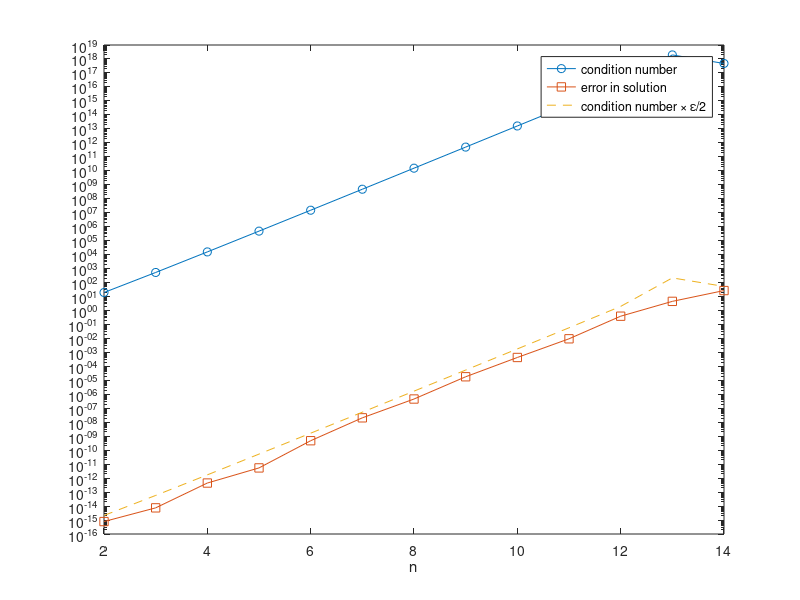

The MATLAB script that drew this image: (Note: this script raises an error after producing the figure.)
%%%%%%%%%%%%%%%%%%%%%%%%%%%%%%%%%%%%%%%%%%%%%%%%%%%%%%%%%%%%%%%%%%%%%%%%%%%%
%% Part V: Numerical methods: solutions to the code exercises
%%%%%%%%%%%%%%%%%%%%%%%%%%%%%%%%%%%%%%%%%%%%%%%%%%%%%%%%%%%%%%%%%%%%%%%%%%%%
% Worked solutions to the code exercises from Matrices in Practice, by Tom Goodale:
% https://trgoodale.github.io/matrix-book/appendices/solutions-5.html
%
% Run the script a section at a time (Run Section, or Ctrl+Enter, in
% MATLAB), from the top: later sections use variables set in earlier ones.
% Try each exercise yourself first. Change the numbers and run them again to see what happens.
%
% Code licensed under the MIT licence: https://trgoodale.github.io/matrix-book/LICENSE.md

% --------------------------------------------------------------------------
% Chapter 24: Floating point and conditioning
% --------------------------------------------------------------------------

%% Chapter 24, exercise 7
% For the Hilbert matrices with n = 2, 3, ..., 14, compute κ_2(H_n) and the
% error in solving H_nx = H_n1. Plot both on a logarithmic scale against n,
% and check the rule of thumb. Roughly how fast does κ grow with n?

ns = 2:14;
conds = zeros(size(ns));
errors = zeros(size(ns));
for k = 1:numel(ns)
    n = ns(k);
    H = hilb(n);
    xhat = H \ (H * ones(n, 1));
    conds(k) = cond(H);
    errors(k) = max(abs(xhat - 1));
end
semilogy(ns, conds, 'o-', ns, errors, 's-', ns, conds * 1.1e-16, '--')
xlabel('n'), legend('condition number', 'error in solution', 'condition number \times \epsilon/2')

% The error follows the line κvarepsilon/2 closely, as the rule of thumb
% predicts, until κ passes 10^16 and the solution has no correct digits. The
% condition number grows by a factor of about 30 each time n increases by 1,
% so roughly like 10^1.5n. (Beyond n ≈ 13, the computed condition number
% itself is no longer accurate, which is why it stops growing.)

% --------------------------------------------------------------------------
% Chapter 25: Pivoting
% --------------------------------------------------------------------------

%% Chapter 25, exercise 7
% Build Wilkinson's matrix for n = 10, 30 and 60, choose a random x, set b =
% Wx, and solve with np.linalg.solve or backslash. Compare the relative
% error with the condition number of W, and with the largest entry of U.
% What do you conclude?

for n = [10 30 60]
    W = eye(n) - tril(ones(n), -1);
    W(:, end) = 1;
    x = randn(n, 1);
    xhat = W \ (W * x);
    [L, U, P] = lu(W);
    fprintf('n = %d: cond = %.1f, largest entry of U = %.1e, relative error = %.1e\n', ...
            n, cond(W), max(abs(U(:))), norm(xhat - x, inf) / norm(x, inf));
end

% The condition number stays small (about 27 for n = 60), so the problem is
% well conditioned, yet the error grows from about 10^-14 to tens of percent
% as the largest entry of U grows like 2^n-1, to about 6 × 10^17. Partial
% pivoting is not backward stable for this matrix: the growth factor
% magnifies rounding errors exactly as large multipliers do without
% pivoting. Such matrices are extremely rare in practice, but they show that
% the guarantee is not absolute.

% --------------------------------------------------------------------------
% Chapter 26: Cost, banded and sparse systems
% --------------------------------------------------------------------------

%% Chapter 26, exercise 7
% Time the solution of the tridiagonal system in the code above for n = 500,
% 1000, 2000 and 4000, using (a) a dense matrix and np.linalg.solve or
% backslash on a full matrix, (b) the sparse solver. On a log–log plot,
% estimate the power of n that each time grows like.

ns = [500 1000 2000 4000];
tdense = zeros(size(ns)); tsparse = zeros(size(ns));
for k = 1:numel(ns)
    n = ns(k);
    e = ones(n, 1);
    A = spdiags([-e 2*e -e], -1:1, n, n);
    Ad = full(A);
    b = ones(n, 1);
    tic; x = Ad \ b; tdense(k) = toc;
    tic; x = A \ b; tsparse(k) = toc;
end
pd = polyfit(log(ns), log(tdense), 1);
ps = polyfit(log(ns), log(tsparse), 1);
fprintf('dense grows like n^%.1f, sparse like n^%.1f\n', pd(1), ps(1));

% Timings vary from run to run and between computers, especially for small,
% fast cases, but the dense times grow roughly like n^3 (often a little less
% for these sizes, because fast libraries run faster on larger matrices).
% The sparse times are so small, around a millisecond, that fixed overheads
% dominate; trying n up to 10^6 shows them growing like n. MATLAB's
% backslash notices that a full matrix is tridiagonal and uses a banded
% solver even on Ad, so its dense times may grow much more slowly; NumPy's
% solve always does dense elimination.

% --------------------------------------------------------------------------
% Chapter 27: Iterative methods
% --------------------------------------------------------------------------

%% Chapter 27, exercise 7
% Modify the code above to compare Jacobi, Gauss–Seidel, best SOR and CG for
% n = 25, 50, 100 and 200. How does the number of steps grow with n for each
% method? Plot the residual against the step number for n = 100 on a
% logarithmic scale.

% The book gives this solution in Python. Here is a MATLAB version.

for n = [25 50 100 200]
    steps = count_steps(n);
    fprintf('n = %3d: Jacobi %6d, Gauss-Seidel %6d, SOR %4d, CG %3d\n', n, steps);
end

% Each doubling of n roughly multiplies the Jacobi and Gauss–Seidel counts
% by 4, so they grow like n^2, because 1 - ρ(T_J) = 1 - cos(π/(n+1)) ≈
% π^2/(2(n + 1)^2). (For n = 200, Jacobi would need about 110 000 steps and
% Gauss–Seidel half as many, so the code skips them.) Best SOR and CG grow
% like n: SOR needs about 3n steps here, and CG exactly n/2. That is because
% b is symmetric about the middle of the rod, so it is a combination of only
% half of the eigenvectors of A, and in exact arithmetic CG needs at most
% one step for each eigenvector involved. The MATLAB version follows the
% chapter's code in the same way, with pcg for CG. Plotting the residual
% against the step number on a log scale shows straight lines for the
% stationary methods, whose slopes are log_10ρ, and a curve that drops away
% steeply for CG.

% --------------------------------------------------------------------------
% Chapter 28: Newton's method for nonlinear systems
% --------------------------------------------------------------------------

%% Chapter 28, exercise 7
% Write a Newton solver that approximates the Jacobian by finite
% differences, and use it to find all the intersections of x^2 + 4y^2 = 4
% and y = sin(2x). Try several starting points, and compare the number of
% steps needed with the exact-Jacobian version.

f = @(v) [v(1)^2 + 4*v(2)^2 - 4; v(2) - sin(2*v(1))];
starts = [-2 0.5; -1 -1; -0.5 -1; 0.5 1; 1 1; 2 -0.5];
for i = 1:size(starts, 1)
    [root, steps] = newton_fd(f, starts(i, :)');
    fprintf('(%5.2f, %5.2f) -> (%9.6f, %9.6f) in %d steps\n', starts(i, :), root, steps);
end

% There are six intersections, at about ( ± 0.626, ± 0.950), ( ± 1.067, ±
% 0.846) and ( ∓ 1.798, ± 0.438) (taking the signs together, since the
% curves are symmetric under (x, y) → (-x, -y)). From these starts, the
% finite-difference version needs 5 or 6 steps, exactly the same as with the
% exact Jacobian: the small errors in the approximate Jacobian hardly slow
% convergence. Starting at (0, 0) fails, because the Jacobian [2x 8y;
% -2cos2x 1] is singular there.

% --------------------------------------------------------------------------
% Chapter 29: Eigenvalue algorithms
% --------------------------------------------------------------------------

%% Chapter 29, exercise 7
% Build the n × n matrix with 2 on the diagonal and -1 beside it, for n =
% 1000, as a sparse matrix. Use eigsh (Python) or eigs (MATLAB) to find its
% 5 smallest eigenvalues, and compare them with the exact values 2 -
% 2cos(kπ/(n + 1)), k = 1, ..., 5. Then try the power method on it: how many
% steps would it need to separate the two largest eigenvalues?

n = 1000;
e = ones(n, 1);
T = spdiags([-e 2*e -e], -1:1, n, n);
values = sort(eigs(T, 5, 'smallestabs'))
exact = 2 - 2 * cos((1:5)' * pi / (n + 1))

% The five computed eigenvalues agree with the formula to about 12
% significant digits. For the power method, the two largest eigenvalues are
% about 3.99999015 and 3.99996060, with ratio 0.9999926, so each digit would
% need about 311 000 steps: hopeless. The shift-and-invert Lanczos method
% behind eigsh and eigs needs only a few dozen steps.

% --------------------------------------------------------------------------
% Chapter 30: QR factorisation and stable least squares
% --------------------------------------------------------------------------

%% Chapter 30, exercise 7
% Implement classical and modified Gram–Schmidt. For the matrices with
% columns 1, t, ..., t^n-1 at 50 points in [0, 1], with n = 4, 6, 8, 10, 12,
% compute ||Q^T Q - I|| for both versions and for np.linalg.qr or qr, and
% plot the results against κ(A) on log scales. What do you see?

t = linspace(0, 1, 50)';
ns = [4 6 8 10 12];
conds = zeros(size(ns)); loss = zeros(3, numel(ns));
for k = 1:numel(ns)
    n = ns(k);
    A = t .^ (0:n-1);
    conds(k) = cond(A);
    [Qh, ~] = qr(A, 0);
    Qs = {classical_gs(A), modified_gs(A), Qh};
    for m = 1:3
        loss(m, k) = norm(Qs{m}' * Qs{m} - eye(n));
    end
end
loglog(conds, loss, 'o-')
xlabel('condition number of A'), ylabel('||Q^TQ - I||')
legend('classical', 'modified', 'Householder')

% Householder's Q stays orthogonal to about 10^-15 whatever the
% conditioning. Modified Gram–Schmidt loses orthogonality in proportion to
% κ(A)varepsilon, and classical Gram–Schmidt in proportion to
% κ(A)^2varepsilon, so on log scales they are straight lines of slopes 1 and
% 2, until classical reaches order 1 and its "Q" is useless.

% --------------------------------------------------------------------------
% Part V: Numerical methods review
% --------------------------------------------------------------------------

%% Part V, exercise 9
% Run the Jacobi method on Ax = b, with A from exercise 4 and b = (6, 12)^T,
% starting from 0. Print the ratio of successive errors ||x_k+1 - x|| /
% ||x_k - x||, and compare it with the spectral radius. Repeat with
% Gauss–Seidel.

% Uses Chapter 27.

A = [4 1; 2 5];  b = [6; 12];  x_true = A \ b;
D = diag(diag(A));  L = tril(A, -1);
names = {'Jacobi', 'Gauss-Seidel'};
splits = {D, D + L};                 % the matrix M in A = M - N
for m = 1:2
    M = splits{m};  N = M - A;       % iterate M*x_new = N*x + b
    x = [0; 0];  err = norm(x - x_true);
    fprintf('%s, spectral radius %.4f\n', names{m}, max(abs(eig(M \ N))))
    for k = 1:6
        x = M \ (N*x + b);
        new_err = norm(x - x_true);
        fprintf('  step %d: error %.2e, ratio %.4f\n', k, new_err, new_err/err)
        err = new_err;
    end
end

% The solution is x = (1, 2). For Gauss–Seidel the ratio settles at exactly
% ρ= 0.1. For Jacobi it alternates between about 0.29 and 0.35, because its
% two eigenvalues,  ± 0.316, have the same size; over two steps the error
% shrinks by exactly 0.316^2 = 0.1, so on average by ρ per step.

%% Functions
% MATLAB needs the functions used in a script to come at its end.

function steps = count_steps(n)
% Steps each method needs to reduce the residual by a factor of 10^6.
% Jacobi and Gauss-Seidel are skipped (NaN) for n > 100: too slow.
e = ones(n, 1);
A = spdiags([-e 2*e -e], -1:1, n, n);
b = e / (n + 1)^2;
D = diag(diag(A)); L = tril(A, -1); U = triu(A, 1);
rho = cos(pi / (n + 1));
w = 2 / (1 + sqrt(1 - rho^2));
Ms = {D, D + L, D / w + L};
Ns = {L + U, U, U + (1 - 1/w) * D};
steps = nan(1, 4);
for m = 1:3
    if m < 3 && n > 100, continue, end
    x = zeros(n, 1); k = 0;
    while norm(b - A*x) >= 1e-6 * norm(b)
        x = Ms{m} \ (b - Ns{m} * x);    % Ms{m} is triangular, so this is cheap
        k = k + 1;
    end
    steps(m) = k;
end
[~, ~, ~, steps(4)] = pcg(A, b, 1e-6, n);
end

function [x, k] = newton_fd(f, x)
for k = 1:50
    fx = f(x);
    J = zeros(numel(fx), numel(x));
    for j = 1:numel(x)
        h = 1e-7 * max(1, abs(x(j)));
        e = zeros(size(x)); e(j) = h;
        J(:, j) = (f(x + e) - fx) / h;
    end
    dx = -J \ fx;
    x = x + dx;
    if norm(dx) < 1e-12, return, end
end
end

function Q = classical_gs(A)
Q = zeros(size(A));
for j = 1:size(A, 2)
    v = A(:, j) - Q(:, 1:j-1) * (Q(:, 1:j-1)' * A(:, j));
    Q(:, j) = v / norm(v);
end
end

function Q = modified_gs(A)
Q = A;
for j = 1:size(A, 2)
    Q(:, j) = Q(:, j) / norm(Q(:, j));
    for k = j+1:size(A, 2)
        Q(:, k) = Q(:, k) - (Q(:, j)' * Q(:, k)) * Q(:, j);
    end
end
end
